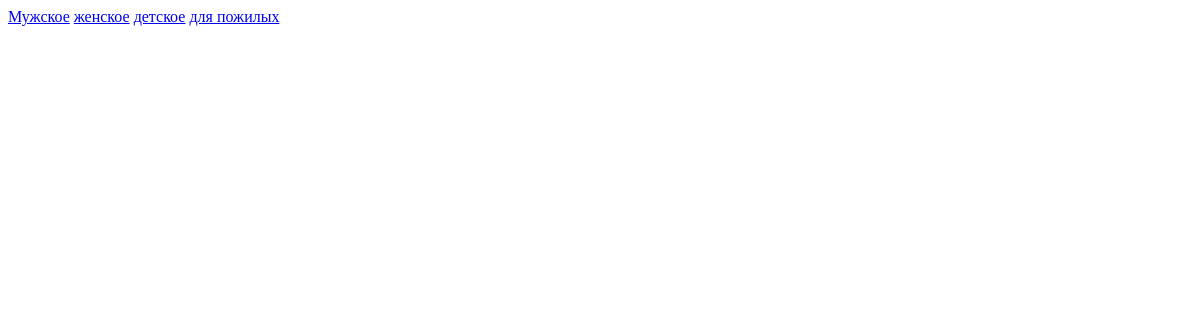
Page /all_cloth/ on the earlier database version.
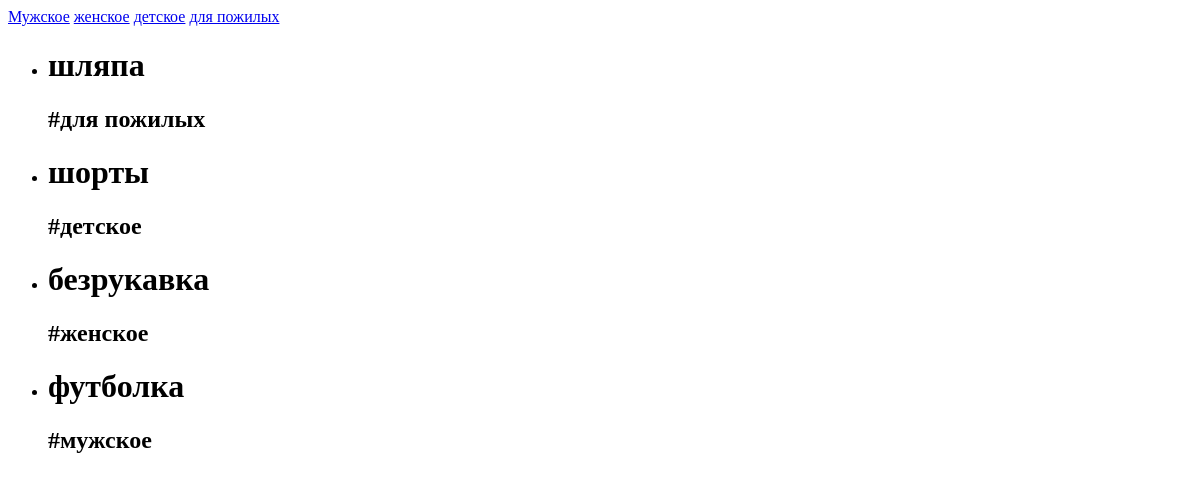
Same page on the later database version.
### cloth/models.py (models this page shows, shortened)
class Product(models.Model):
    name = models.CharField(max_length=100)
    price = models.PositiveIntegerField(default=10)
    tags = models.ManyToManyField(Tag)

class Tag(models.Model):
    name = models.CharField(max_length=100)

### cloth/views.py (the view)
# urls.py: path('all_cloth/', views.ProductList.as_view()),
class ProductList(generic.ListView):
    model = models.Product
    template_name = 'product/product_list.html'
    def get_queryset(self):
        return self.model.objects.filter().order_by('-id')

### templates/product/product_list.html (shortened to what this page needs)
<!DOCTYPE html>
<html lang="en">
<head>
</head>
<body>
<a href="/man_cloth/">Мужское</a>
<a href="/women_cloth/">женское</a>
<a href="/child_cloth/">детское</a>
<a href="/old_cloth/">для пожилых</a>
<ul>
    {% for i in object_list %}
    <li>
        <h1>{{i.name}}</h1>
        {% for tag in i.tags.all %}
        <h2>#{{tag.name}}</h2>
        {% endfor %}
    </li>
    {% endfor %}
</ul>
</body>
</html>

Differences in the rows shown:
added Product: name "шляпа"
added Tag: name "для пожилых", shown under "шляпа"
added Product: name "шорты"
added Tag: name "детское", shown under "шорты"
added Product: name "безрукавка"
added Tag: name "женское", shown under "безрукавка"
added Product: name "футболка"
added Tag: name "мужское", shown under "футболка"
